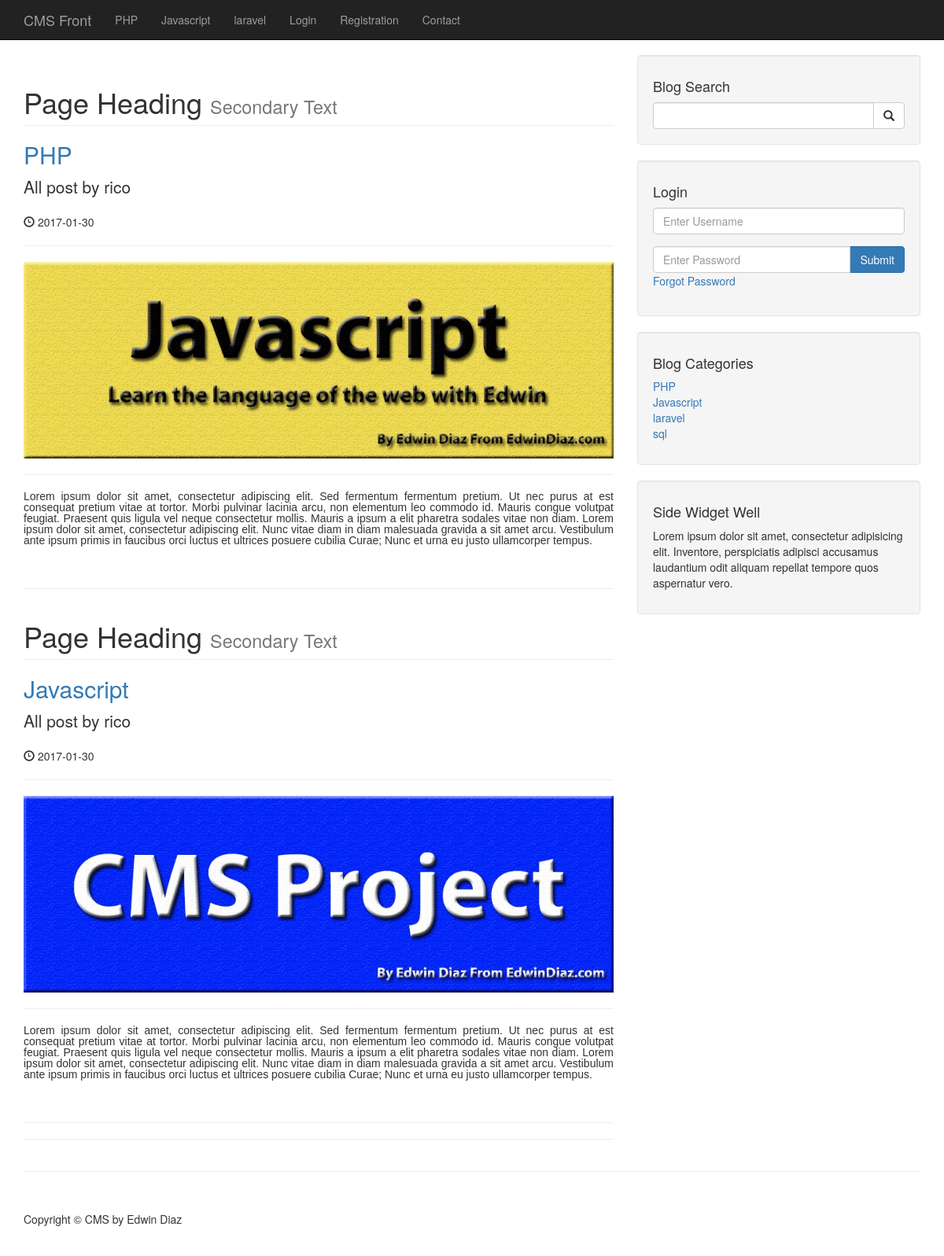
Page /author_posts.php?author=rico&p_id=113 on the earlier database version.
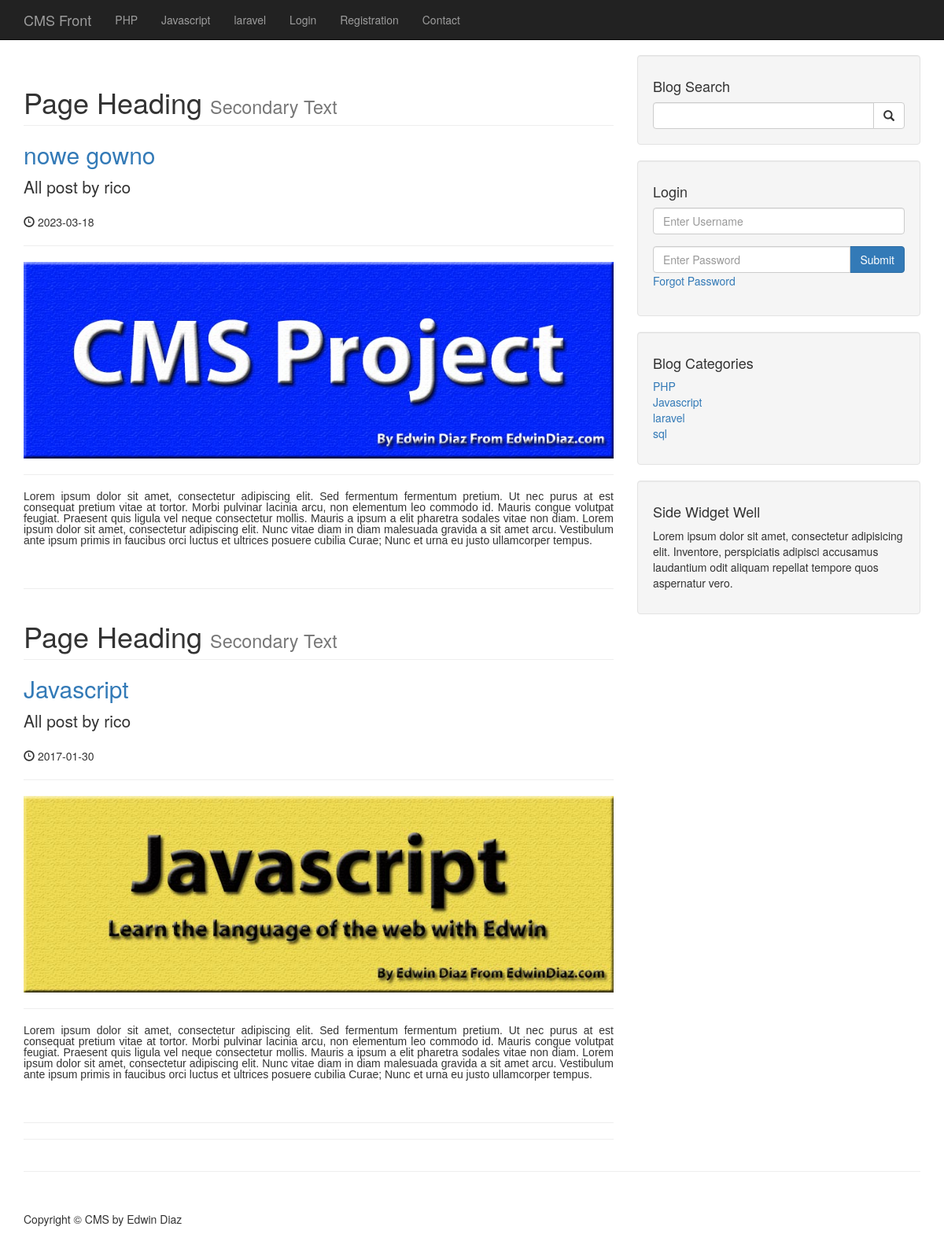
Same page on the later database version.
### tables this page shows
CREATE TABLE `posts` (
  `post_id` int(3) NOT NULL,
  `post_category_id` int(3) NOT NULL,
  `post_title` varchar(255) NOT NULL,
  `post_author` varchar(255) NOT NULL,
  `post_user` varchar(255) NOT NULL,
  `post_date` date NOT NULL,
  `post_image` text NOT NULL,
  `post_content` text NOT NULL,
  `post_tags` varchar(255) NOT NULL,
  `post_comment_count` varchar(255) NOT NULL,
  `post_status` varchar(255) NOT NULL DEFAULT 'draft',
  `post_views_count` int(11) NOT NULL,
  `likes` int(11) NOT NULL
);

### author_posts.php (the view, shortened to what this page needs)
<?php include "includes/header.php"; ?>
<?php include "includes/navigation.php"; ?>
<div class="container">
    <div class="row">
        <div class="col-md-8">
            <?php
            if(isset($_GET['p_id'])) {
                $the_post_author = $_GET['author'];
            }
            $query = "SELECT * FROM posts WHERE post_user = '{$the_post_author}'";
            $select_all_posts_query = mysqli_query($connection, $query);
            while($row = mysqli_fetch_assoc($select_all_posts_query)) {
                $post_title = $row['post_title'];
                $post_author = $row['post_user'];
                $post_date = $row['post_date'];
                $post_image = $row['post_image'];
                $post_content = $row['post_content'];
                ?>
                <h1 class="page-header">
                    Page Heading
                    <small>Secondary Text</small>
                </h1>
                <h2>
                    <a href="#"><?php echo $post_title ?></a>
                </h2>
                <p class="lead">All post by <?php echo $post_author ?></p>
                <p><span class="glyphicon glyphicon-time"></span> <?php echo $post_date ?></p>
                <hr>
                <img class="img-responsive" src="images/<?php echo $post_image; ?>" alt="<?php echo $post_title ?>">
                <hr>
                <p><?php echo $post_content ?></p>
                <hr>
            <?php } ?>
            <hr>
        </div>
        <?php include "includes/sidebar.php"; ?>
    </div>
    <hr>
    <?php include "includes/footer.php"; ?>

Differences in the rows shown:
changed posts: post_title "PHP" → "nowe gowno"; post_date "2017-01-30" → "2023-03-18"; post_image: a different picture
changed posts "Javascript": post_image: a different picture
